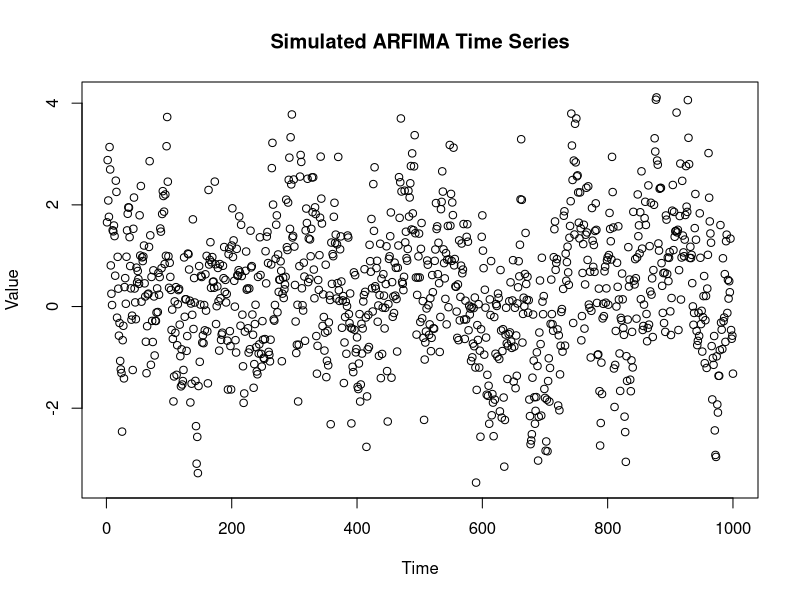
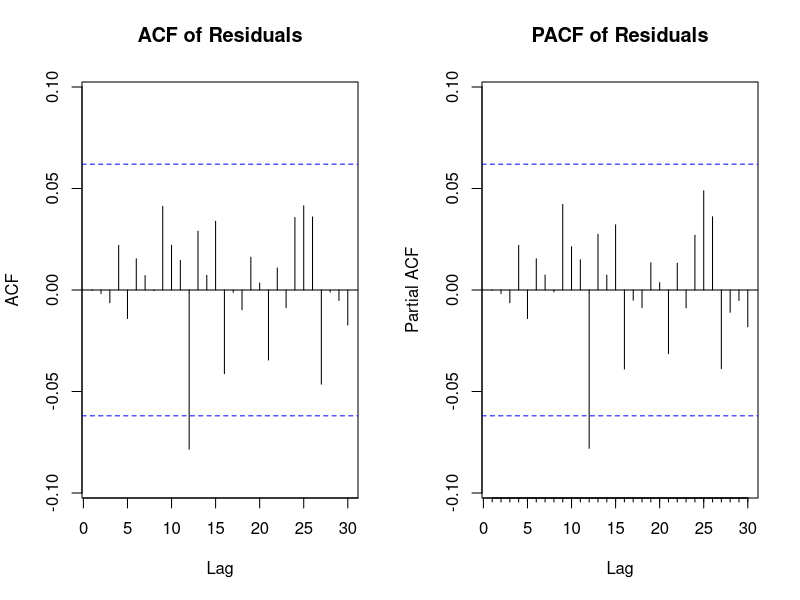
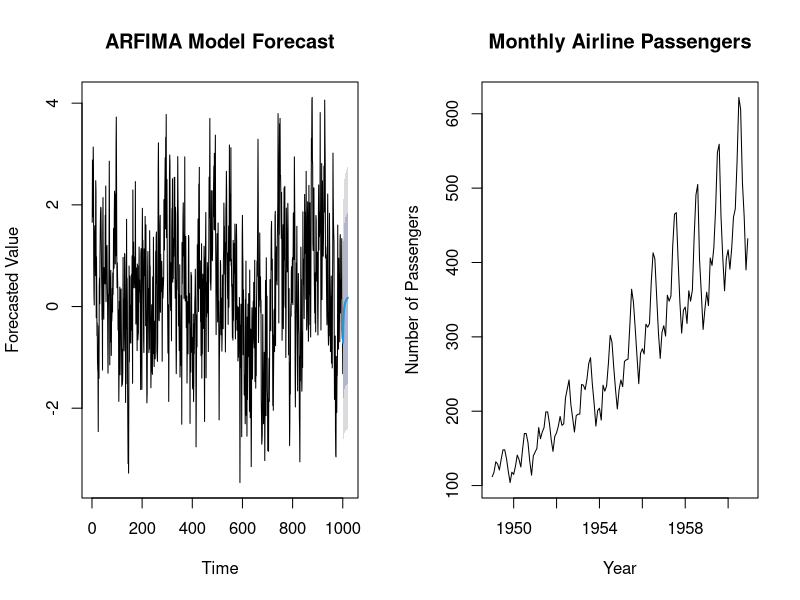
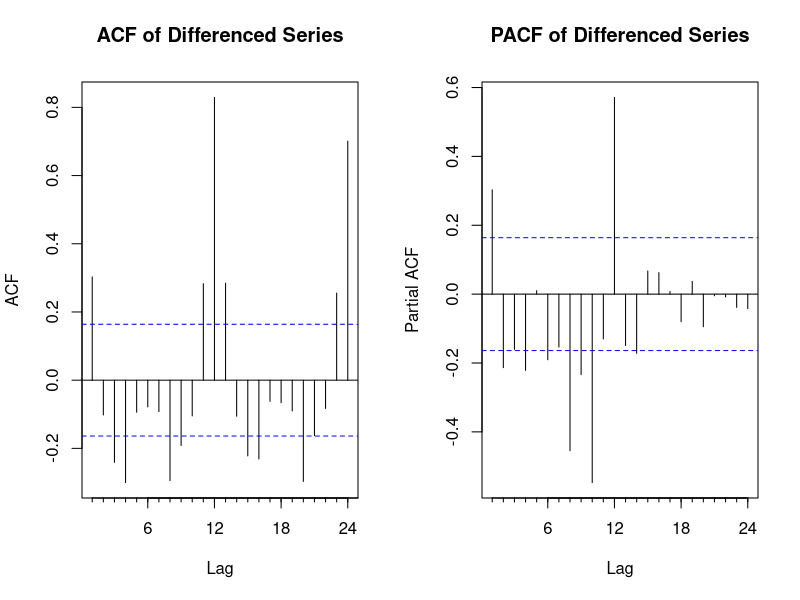
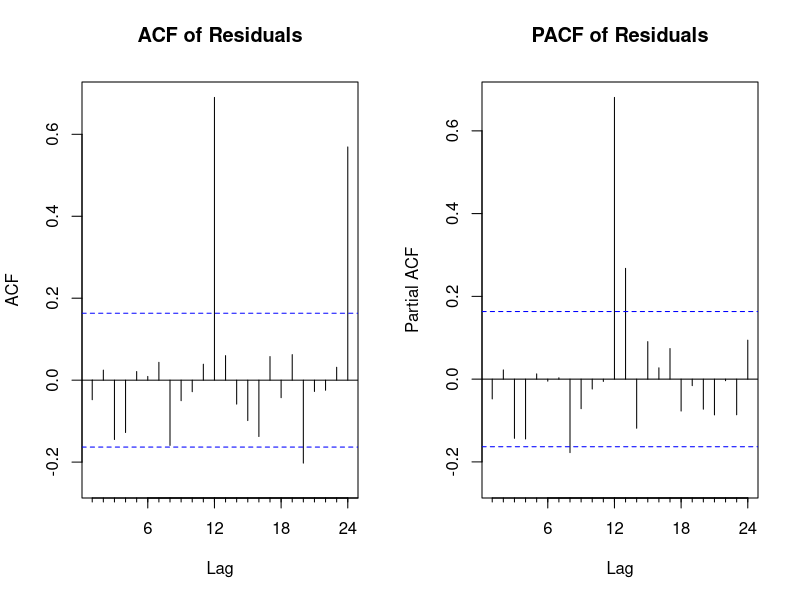
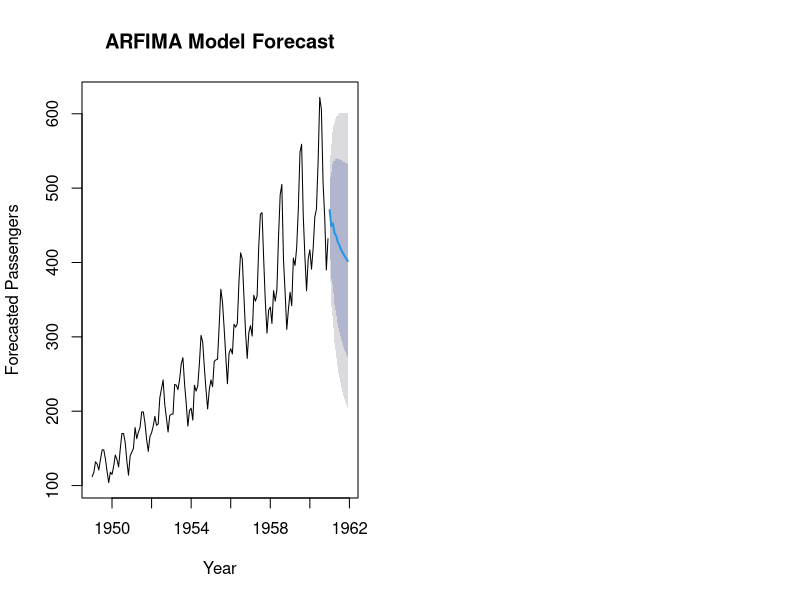

The R script that drew these images, in order:
library(forecast)
library(fracdiff)
library(tseries)
library(urca)

# Generate or import data
# Here, we generate a sample ARFIMA process for demonstration
set.seed(123)  # For reproducibility
n <- 1000  # Number of observations
d <- 0.3  # Fractional differencing parameter
ar_coeffs <- c(0.5)  # AR coefficients
ma_coeffs <- c(0.2)  # MA coefficients

# Simulate ARFIMA model
arfima_sim <- fracdiff.sim(n, d = d, ar = ar_coeffs, ma = ma_coeffs)

# Plot the simulated time series
plot(arfima_sim$series, main = "Simulated ARFIMA Time Series", ylab = "Value", xlab = "Time")

# Estimate the ARFIMA model
arfima_model <- arfima(arfima_sim$series)

# Summary of the ARFIMA model
summary(arfima_model)

# Plot the ACF and PACF of the residuals
par(mfrow = c(1, 2))
Acf(residuals(arfima_model), main = "ACF of Residuals")
Pacf(residuals(arfima_model), main = "PACF of Residuals")

# Check for stationarity of the residuals using the KPSS test
kpss_test <- ur.kpss(residuals(arfima_model))
summary(kpss_test)

# Forecasting using the ARFIMA model
forecast_horizon <- 20  # Forecast horizon
arfima_forecast <- forecast(arfima_model, h = forecast_horizon)

# Plot the forecast
plot(arfima_forecast, main = "ARFIMA Model Forecast", ylab = "Forecasted Value", xlab = "Time")

# Save results to a CSV file
results <- data.frame(Time = 1:length(arfima_sim$series), 
                      Value = arfima_sim$series)
write.csv(results, "arfima_simulated_data.csv", row.names = FALSE)

# Print the model coefficients
cat("Estimated ARFIMA Model Coefficients:\n")
print(coef(arfima_model))





# Load real data (using the AirPassengers dataset)
data("AirPassengers")
y <- AirPassengers

# Plot the time series data
plot(y, main = "Monthly Airline Passengers", ylab = "Number of Passengers", xlab = "Year")

# Check for stationarity using the KPSS test
kpss_test <- ur.kpss(y)
summary(kpss_test)

# Differencing the series to make it stationary (if needed)
differenced_y <- diff(y)

# Check ACF and PACF of differenced series
par(mfrow = c(1, 2))
Acf(differenced_y, main = "ACF of Differenced Series")
Pacf(differenced_y, main = "PACF of Differenced Series")

# Estimate ARFIMA model
arfima_model <- arfima(y)

# Summary of the ARFIMA model
summary(arfima_model)

# Plot the ACF and PACF of the residuals
par(mfrow = c(1, 2))
Acf(residuals(arfima_model), main = "ACF of Residuals")
Pacf(residuals(arfima_model), main = "PACF of Residuals")

# Check for stationarity of the residuals using the KPSS test
kpss_test_residuals <- ur.kpss(residuals(arfima_model))
summary(kpss_test_residuals)

# Forecasting using the ARFIMA model
forecast_horizon <- 12  # Forecast for the next year
arfima_forecast <- forecast(arfima_model, h = forecast_horizon)

# Plot the forecast
plot(arfima_forecast, main = "ARFIMA Model Forecast", ylab = "Forecasted Passengers", xlab = "Year")

# Print the estimated coefficients
cat("Estimated ARFIMA Model Coefficients:\n")
print(coef(arfima_model))

